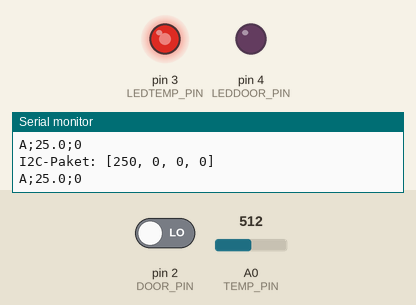
Simulated run of this sketch. Board: Arduino Uno, built with avr-gcc and run on an emulated ATmega328P. Shown: output pins drawn as LEDs (lit = HIGH), the last lines printed to the serial monitor. Inputs (shaded band) come from the test bench; at power-on: A0 (TEMP_PIN) = 512, pin 2 (DOOR_PIN) LOW.

Above: at 1.2 s.
1.3 s: A0 (TEMP_PIN) set to 0
At 2.6 s:
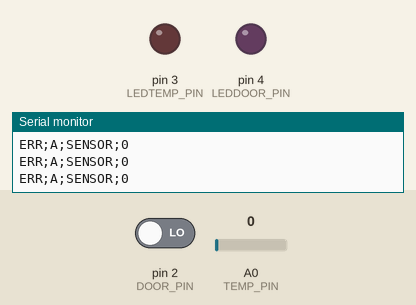
2.9 s: pin 2 (DOOR_PIN) driven HIGH
At 4.0 s:
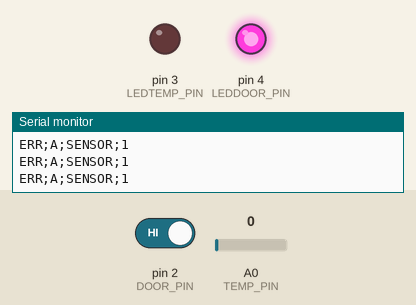
4.5 s: A0 (TEMP_PIN) set to 18
At 5.3 s:
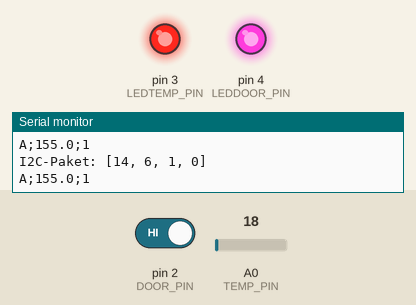
6.1 s: pin 2 (DOOR_PIN) driven LOW
At 6.9 s:
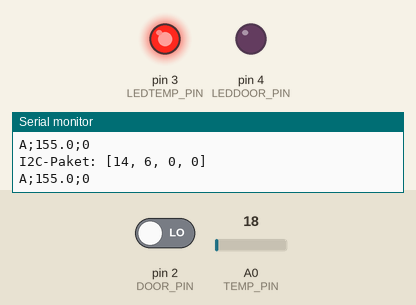
7.7 s: A0 (TEMP_PIN) set to 716
At 8.6 s:
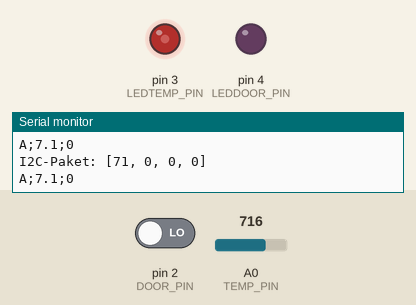
9.3 s: pin 2 (DOOR_PIN) driven HIGH
At 10.2 s:
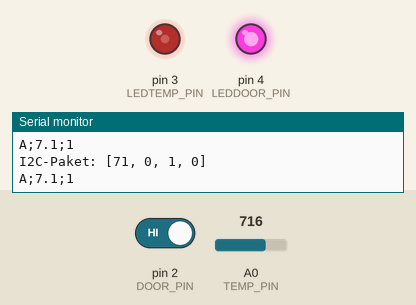
Timing chart, 0 to 11.9 s (numbered marks = the images above; inputs shaded):
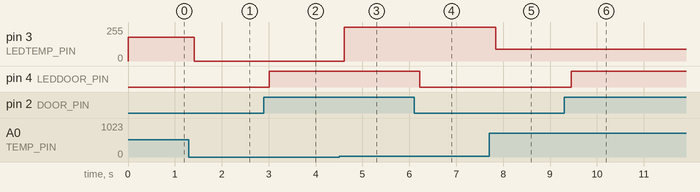

The sketch:

sketch.ino
```cpp
//NOTE: Tempsensor ist in der Realität ein anderer (generischer Them)
#include <math.h>
#include <Wire.h>

const byte addr = 0x10;
volatile byte sensorData[4] = {0, 0, 0, 2};

const int TEMP_PIN = A0;
const int LEDTEMP_PIN = 3;

const int DOOR_PIN = 2;
const int LEDDOOR_PIN = 4;

const float FIXED_RESISTOR = 10000.0;  // Fester Widerstand in Ohm
const float NTC_AT_25 = 10000.0;       // NTC-Widerstand bei 25 °C
const float BETA = 3950.0;            // Beta-Wert des NTC in Kelvin
const float REFERENCE_TEMP_K = 298.15; // 25 °C in Kelvin

const float LED_MIN_TEMP = -10.0;  // LED aus
const float LED_MAX_TEMP = 40.0;   // LED maximal hell

void sendSensorData() {
  byte response[4];

  for (byte i = 0; i < 4; i++) {
    response[i] = sensorData[i];
  }

  Wire.write(response, sizeof(response));
}

void setup() {
  pinMode(DOOR_PIN, INPUT_PULLUP);
  pinMode(LEDDOOR_PIN, OUTPUT);
  pinMode(LEDTEMP_PIN, OUTPUT);

  Wire.begin(addr);

  //IMPORTANT: Interne Pull-ups für einen extern auf 3,3 V gezogenen Bus deaktivieren.
  digitalWrite(SDA, LOW);
  digitalWrite(SCL, LOW);

  Wire.onRequest(sendSensorData);

  Serial.begin(9600);
}

void loop() {
  // Tür: 0 = geschlossen, 1 = offen
  int doorOpen = digitalRead(DOOR_PIN);
  digitalWrite(LEDDOOR_PIN, doorOpen);

  int measurement = analogRead(TEMP_PIN);

  if (measurement <= 0 || measurement >= 1023) {
    analogWrite(LEDTEMP_PIN, 0);

    noInterrupts();

    sensorData[0] = 0;
    sensorData[1] = 0;
    sensorData[2] = (byte)doorOpen;
    sensorData[3] = 1;  // Sensorfehler, Temperatur ignorieren

    interrupts();

    Serial.print("ERR;A;SENSOR;");
    Serial.println(doorOpen);

    delay(200);
    return;
  }

  float ntcResistance =
      FIXED_RESISTOR * measurement / (1023.0 - measurement);

  float temperature =
      1.0 / (1.0 / REFERENCE_TEMP_K
             + log(ntcResistance / NTC_AT_25) / BETA)
      - 273.15;

  float fraction =
      (temperature - LED_MIN_TEMP) / (LED_MAX_TEMP - LED_MIN_TEMP);
  fraction = constrain(fraction, 0.0, 1.0);

  int brightness = (int)(fraction * 255.0 + 0.5);
  analogWrite(LEDTEMP_PIN, brightness);

  //I2C-Ausgabe:
  int16_t temperatureX10 = (int16_t)round(temperature * 10.0);
  uint16_t temperatureBits = (uint16_t)temperatureX10;

  noInterrupts();

  sensorData[0] = (byte)(temperatureBits & 0xFF);
  sensorData[1] = (byte)(temperatureBits >> 8);
  sensorData[2] = (byte)doorOpen;
  sensorData[3] = 0;  // Temperatur gültig

  interrupts();

  printDebugI2C();

  // USB-Ausgabe: A;Temperatur_in_Grad_Celsius;Türzustand
  Serial.print("A;");
  Serial.print(temperature, 1);
  Serial.print(";");
  Serial.println(doorOpen);

  delay(200);
}

void printDebugI2C(){
  byte debugData[4];

  noInterrupts();
  for (byte i = 0; i < 4; i++) {
    debugData[i] = sensorData[i];
  }
  interrupts();

  Serial.print("I2C-Paket: [");
  for (byte i = 0; i < 4; i++) {
    if (i > 0) {
      Serial.print(", ");
    }
    Serial.print(debugData[i]);
  }
  Serial.println("]");
}
```

Measured:
- after the input at 1.3 s, pin 3 (LEDTEMP_PIN): 178/255 → 0/255 after 0.11 s
- after the input at 2.9 s, pin 4 (LEDDOOR_PIN): LOW → HIGH after 0.11 s
- after the input at 4.5 s, pin 3 (LEDTEMP_PIN): 0/255 → 255/255 after 0.12 s
- after the input at 6.1 s, pin 4 (LEDDOOR_PIN): HIGH → LOW after 0.13 s
- after the input at 7.7 s, pin 3 (LEDTEMP_PIN): 255/255 → 87/255 after 0.14 s
- after the input at 9.3 s, pin 4 (LEDDOOR_PIN): LOW → HIGH after 0.15 s
